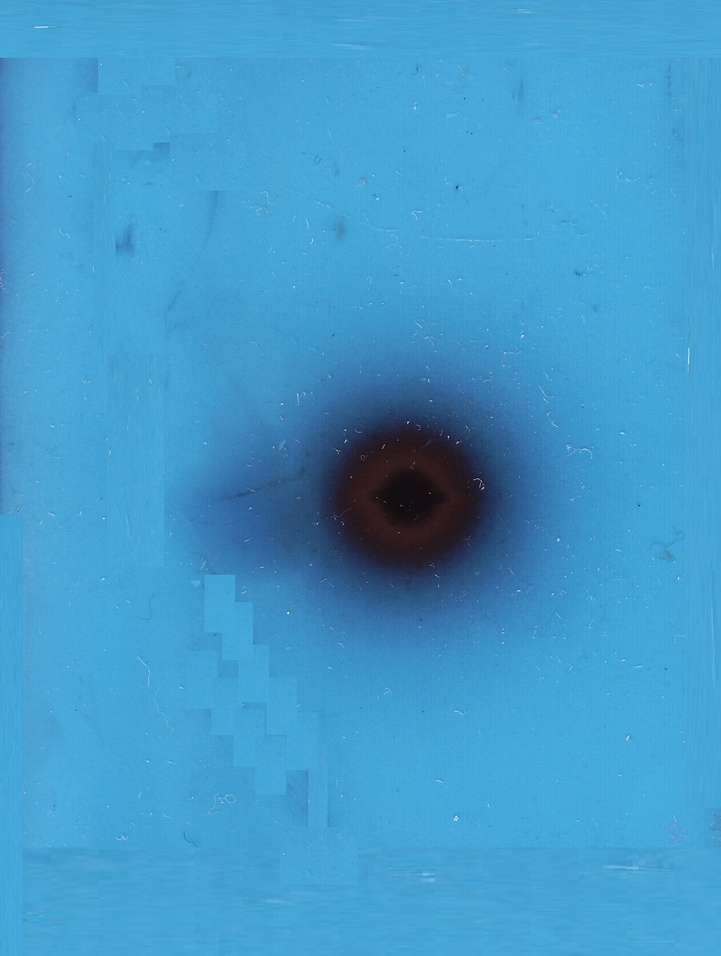
#> input picture raw/Liquid.jpg, 721 x 956 px, shrunk from 1336 x 1770 before the run, found by its file name
$ python extract_center.py
#> lines starting #> are read from the running program, lines starting #| are printed output that depends on the picture; after the words box and inside, x2 and y2 are one past the last pixel; in counts of white or black regions, pixels touching at a corner belong together
import numpy as np
import matplotlib.pyplot as plt
from skimage import io, color, filters, measure
from skimage.measure import CircleModel, ransac
import os

def get_center_hybrid(image_path):
#> called with image_path = 'raw/Liquid.jpg'
    img_rgb = io.imread(image_path)
#> img_rgb is the input picture: shape (956, 721, 3); mean R, G, B 66, 153.8, 201.5
    if img_rgb.shape[2] == 4:
        img_rgb = img_rgb[:, :, :3]
    gray = color.rgb2gray(img_rgb)
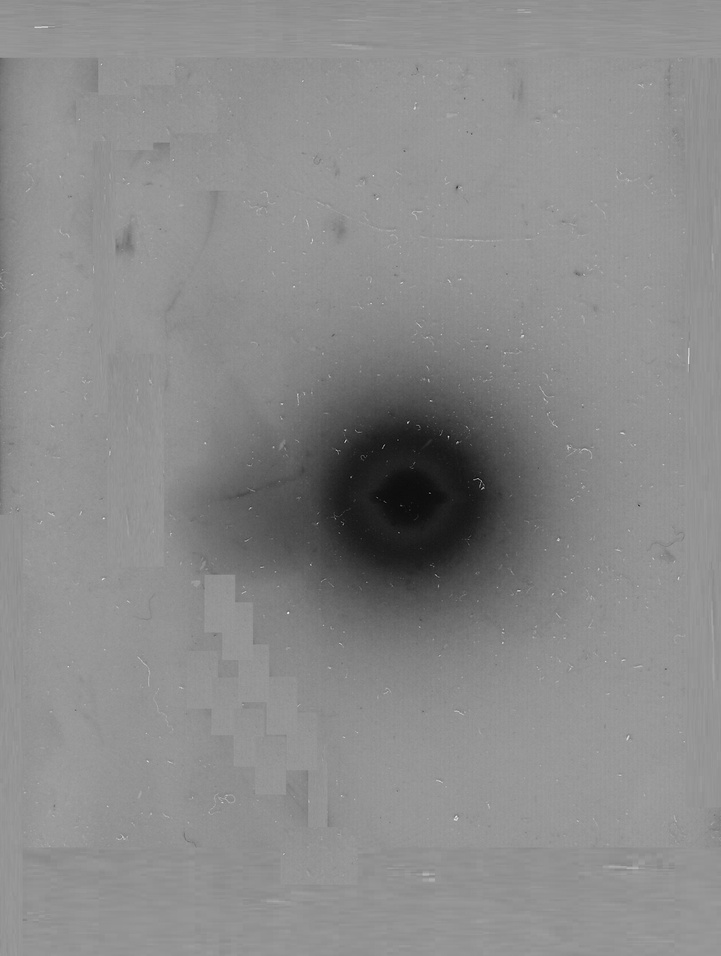
#> gray: shape (956, 721) float64; min 0.00501, max 0.939, mean 0.543

    filename = os.path.basename(image_path)

    # --- STRATEGY 1: Robust Shape Fit (For Liquid.jpg) ---
    if filename == 'Liquid.jpg':
        # Blur significantly to smooth the "fuzzy" gradient
        blurred = filters.gaussian(gray, sigma=5)
        # Use a standard threshold to catch the whole shadow shape, not just the core
        contours = measure.find_contours(blurred, 0.25)
#> contours = 1 point arrays, longest 723 points
        main_contour = max(contours, key=len)
#> main_contour = 723 pairs, first value 411.4 to 585.6, second value 314.8 to 501.4

        # RANSAC fits a perfect circle to the shape, ignoring irregularities
        model_robust, inliers = ransac(main_contour, CircleModel, min_samples=3,
                                       residual_threshold=2.0, max_trials=1000)
        cy, cx, radius = model_robust.params
#> cy = 501.8; cx = 407; radius = 90.59
        method = "Robust Shape Fit"

    # --- STRATEGY 2: Deepest Dark Core (For others) ---
    else:
        blurred = filters.gaussian(gray, sigma=2)
        min_val = np.min(blurred)
        # Strict threshold: only pixels near the absolute bottom darkness
        threshold_level = min_val + 0.05
        mask = blurred < threshold_level
        contours = measure.find_contours(mask, 0.5)

        if contours:
            core_contour = max(contours, key=lambda c: c.shape[0])
            model = CircleModel()
            model.estimate(core_contour)
            cy, cx, radius = model.params
            method = "Deepest Core"
        else:
            return img_rgb, 0, 0, 0, "Failed"

    return img_rgb, cx, cy, radius, method

# Run Process
image_files = ['Liquid.jpg', 'SALT.jpg', '10_1.jpg', 'eutentric.jpg', '7_20.jpg', 'Solid.jpg']

plt.figure(figsize=(12, 18))

for i, img_file in enumerate(image_files):
    img_file = f"raw/{img_file}"
    if os.path.exists(img_file):
        img, cx, cy, rad, method = get_center_hybrid(img_file)
#> cx = 407; cy = 501.8; rad = 90.59; method = 'Robust Shape Fit'

        # Plot
        ax = plt.subplot(3, 2, i+1)

        # Zoom crop
        zoom = 150
        y1, y2 = max(0, int(cy)-zoom), min(img.shape[0], int(cy)+zoom)
#> y1 = 351; y2 = 651
        x1, x2 = max(0, int(cx)-zoom), min(img.shape[1], int(cx)+zoom)
#> x1 = 257; x2 = 557

        crop = img[y1:y2, x1:x2]
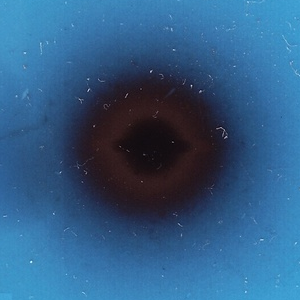
#> crop: shape (300, 300, 3); mean R, G, B 49.2, 92.9, 133.4
        cx_crop = cx - x1
#> cx_crop = 150
        cy_crop = cy - y1
#> cy_crop = 150.8

        ax.imshow(crop)

        # Yellow Circle
        circle = plt.Circle((cx_crop, cy_crop), rad, color='yellow', fill=False, linewidth=2)
        ax.add_patch(circle)

        # Red Crosshair
        ax.plot(cx_crop, cy_crop, 'r+', markersize=25, markeredgewidth=1.5)

        ax.set_title(f"{img_file}\nCenter: ({cx:.1f}, {cy:.1f})\nMethod: {method}")
        ax.axis('off')
#> pass 2 of the loop `for i, img_file in enumerate(image_files):`:
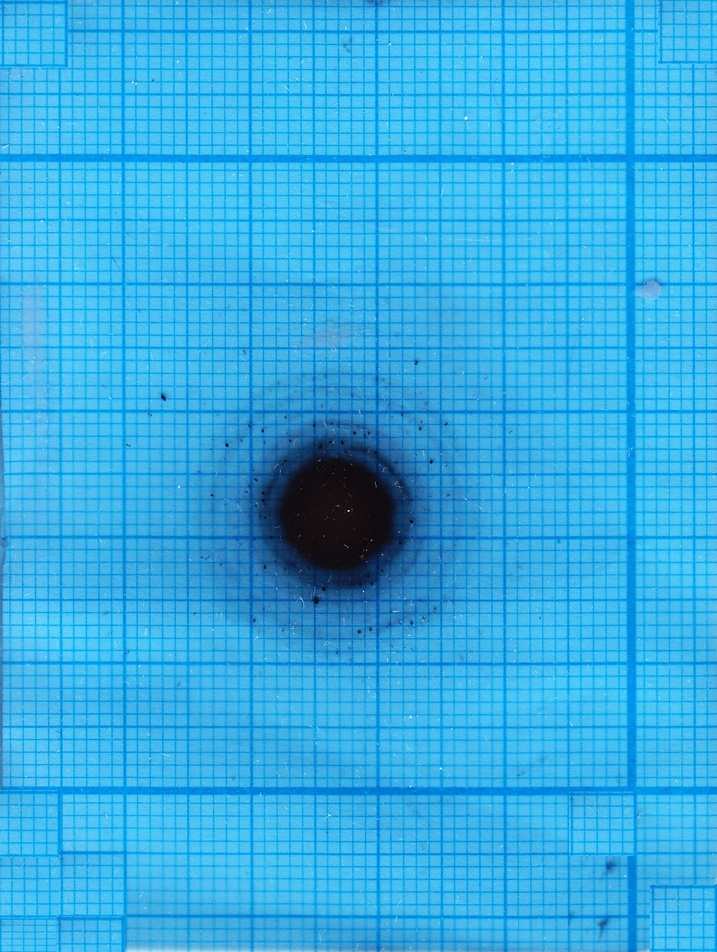
#> input picture raw/center/SALT.jpg, 717 x 952 px, shrunk from 1327 x 1764 before the run, found by its file name
#> in get_center_hybrid, img_rgb is the input picture: shape (952, 717, 3); mean R, G, B 53.3, 172.7, 227.5
#> gray: shape (952, 717) float64
#> min_val = 0.0484
#> threshold_level = 0.0984
#> in get_center_hybrid (call 2), `mask = blurred < threshold_level`:
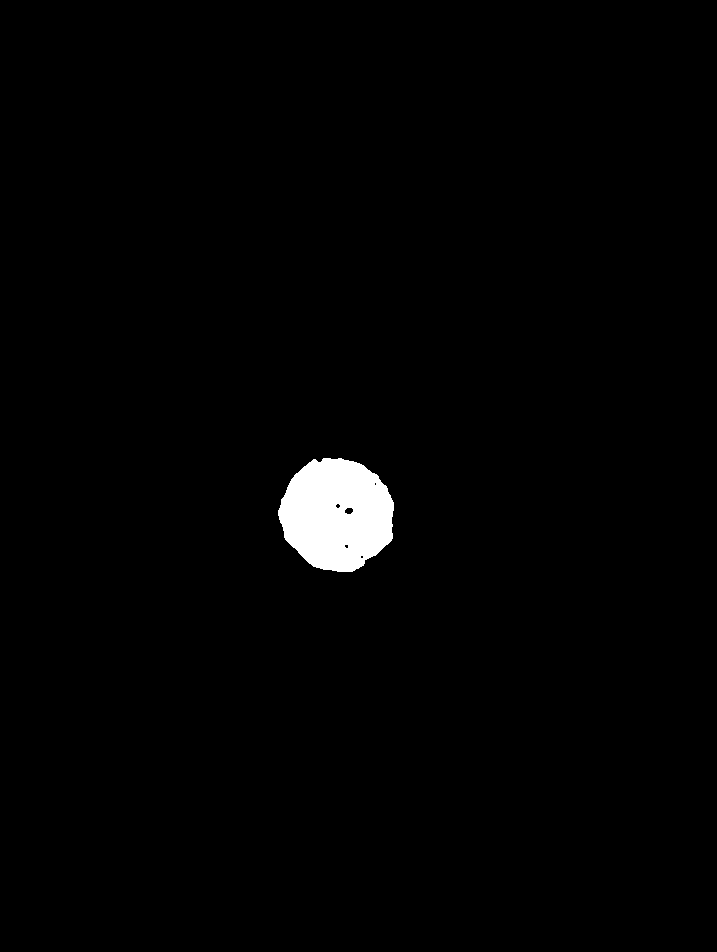
#> mask: shape (952, 717) bool; 1.5% white; 1 white region, box (x1, y1, x2, y2) and area: (278, 458, 394, 572) 10058
#> in get_center_hybrid (call 2), `contours = measure.find_contours(mask, 0.5)`: contours = 6 point arrays, longest 473 points
#> core_contour = 473 pairs, first value 457.5 to 571.5, second value 277.5 to 393.5
#> `img, cx, cy, rad, method = get_center_hybrid(img_file)`: cx = 336.5; cy = 514.1; rad = 56.79; method = 'Deepest Core'
#> y1 = 364; y2 = 664
#> x1 = 186; x2 = 486
#> `crop = img[y1:y2, x1:x2]`:
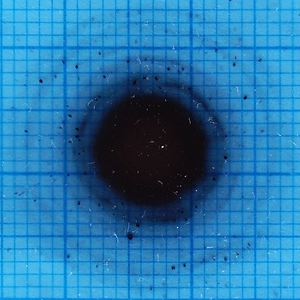
#> crop: shape (300, 300, 3); mean R, G, B 37.4, 119.1, 171
#> cx_crop = 150.5
#> cy_crop = 150.1
#> pass 3 of the loop `for i, img_file in enumerate(image_files):`:
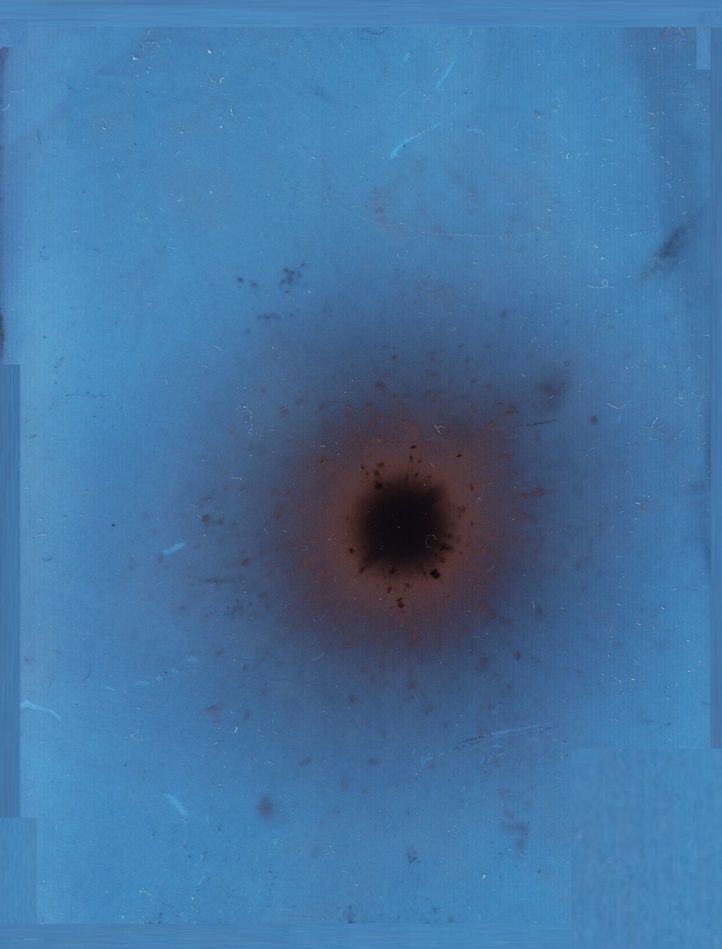
#> input picture raw/10_1.jpg, 722 x 949 px, shrunk from 1338 x 1757 before the run, found by its file name
#> in get_center_hybrid, img_rgb is the input picture: shape (949, 722, 3); mean R, G, B 68.9, 116.1, 160.8
#> gray: shape (949, 722) float64
#> min_val = 0.0497
#> threshold_level = 0.0997
#> in get_center_hybrid (call 3), `mask = blurred < threshold_level`:
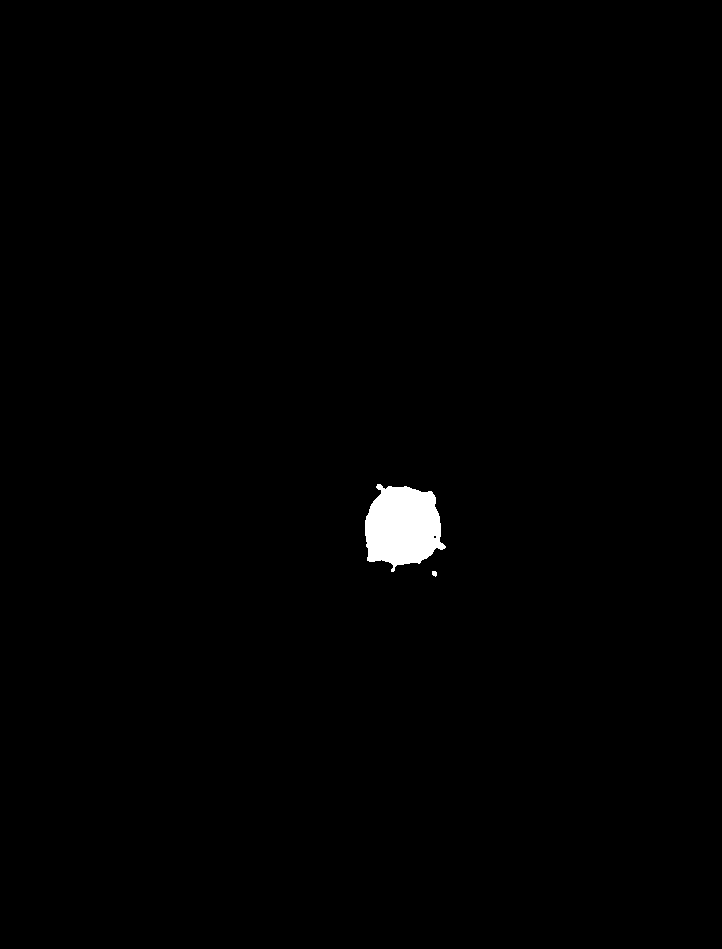
#> mask: shape (949, 722) bool; 0.75% white; 2 white regions, box (x1, y1, x2, y2) and area: (365, 484, 446, 572) 5096, (432, 571, 437, 577) 24
#> in get_center_hybrid (call 3), `contours = measure.find_contours(mask, 0.5)`: contours = 3 point arrays, longest 381 points
#> core_contour = 381 pairs, first value 483.5 to 571.5, second value 364.5 to 445.5
#> `img, cx, cy, rad, method = get_center_hybrid(img_file)`: cx = 402; cy = 526.1; rad = 41.11
#> y1 = 376; y2 = 676
#> x1 = 252; x2 = 552
#> `crop = img[y1:y2, x1:x2]`:
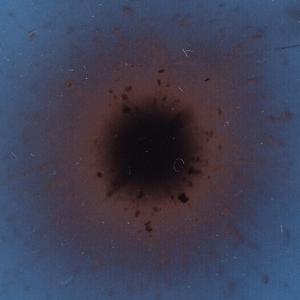
#> crop: shape (300, 300, 3); mean R, G, B 62.6, 63.8, 84.9
#> cx_crop = 150
#> the loop made 6 passes; the first 3 are shown

plt.tight_layout()
plt.show()
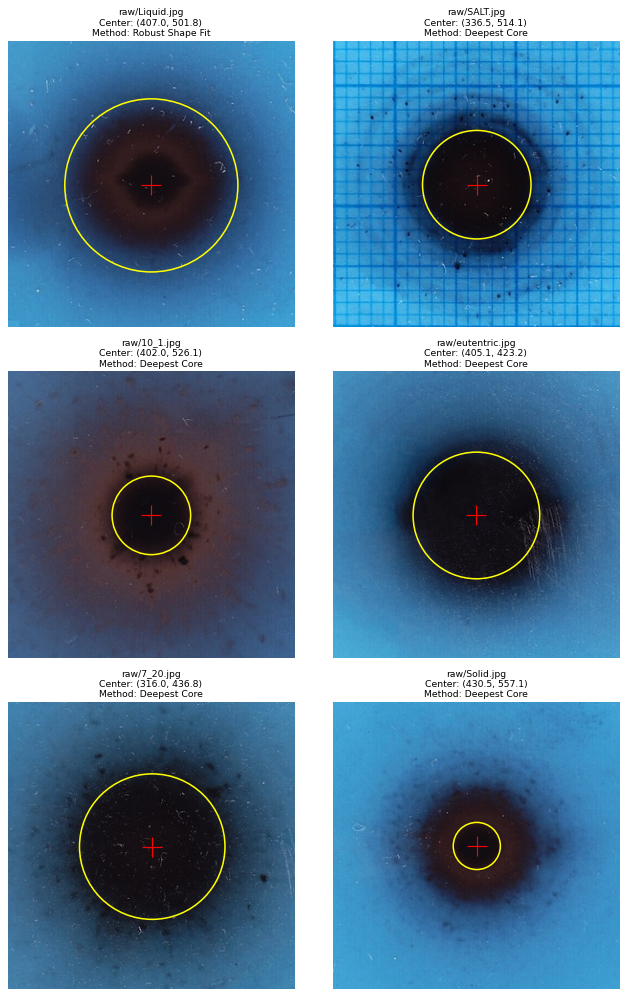
#> figure drawn by matplotlib, 6 panels
